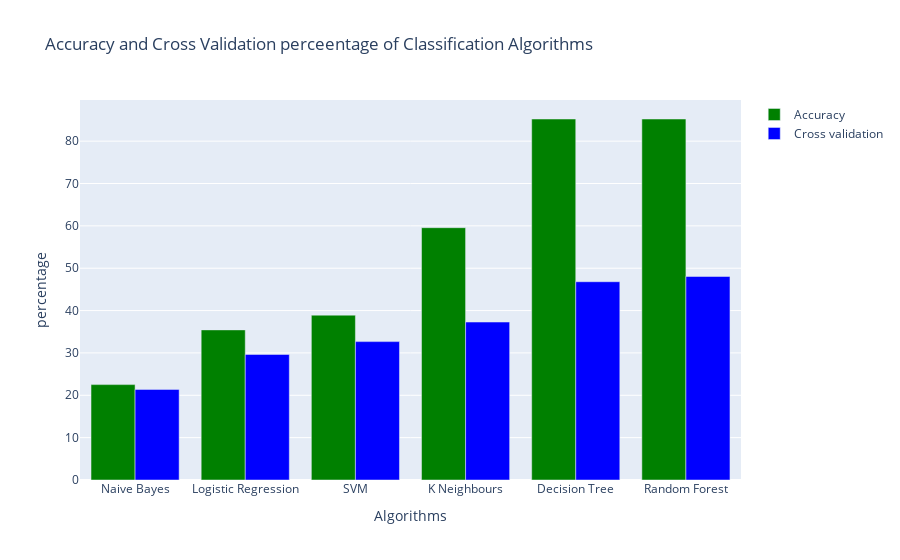

Source (notebook cell):
### Markdown cell above
# Plotting the accuracy and cross validation results obtained by classification algorithm

### Code cell
import plotly.graph_objects as go
from plotly.offline import init_notebook_mode, iplot
labels = [ 'Naive Bayes','Logistic Regression', 'SVM', 'K Neighbours','Decision Tree', 'Random Forest' ]


y = [22.52, 35.44, 38.92, 59.57, 85.23, 85.23]
z = [21.39, 29.64, 32.67, 37.29, 46.81, 48.05]
index = range(1,6)
df =  pd.DataFrame({'Algorithms' : labels,
                                'Accuracy' : y,
                                'Cross validation' : z }, 
                                columns=['Algorithms','Accuracy', 'Cross validation'])
trace1 = go.Bar(x=df['Algorithms'], y=df['Accuracy'],name="Accuracy", marker=dict(color='green'))
trace2 = go.Bar(x=df['Algorithms'], y=df['Cross validation'],name="Cross validation", marker=dict(color='blue'))

# Fill out  data with our traces
data = [trace1, trace2]
# Create layout and specify title, legend and so on


layout = go.Layout(title="Accuracy and Cross Validation perceentage of Classification Algorithms",
                   xaxis=dict(title="Algorithms"),
                   yaxis=dict(title="percentage"), 
                   barmode="group")


# Create figure with all prepared data for plot
fig = go.Figure(data=data, layout=layout)
# Create a plot in your Python script directory with name "bar-chart.html"
iplot(fig)
df

### Figure 1 — Plotly figure (JSON) as saved in the notebook; plotly's stock layout.template omitted (floating-point values rounded to 4 significant figures)
{"data": [{"marker": {"color": "green"}, "name": "Accuracy", "type": "bar", "x": ["Naive Bayes", "Logistic Regression", "SVM", "K Neighbours", "Decision Tree", "Random Forest"], "y": [22.52, 35.44, 38.92, 59.57, 85.23, 85.23]}, {"marker": {"color": "blue"}, "name": "Cross validation", "type": "bar", "x": ["Naive Bayes", "Logistic Regression", "SVM", "K Neighbours", "Decision Tree", "Random Forest"], "y": [21.39, 29.64, 32.67, 37.29, 46.81, 48.05]}], "layout": {"barmode": "group", "title": {"text": "Accuracy and Cross Validation perceentage of Classification Algorithms"}, "xaxis": {"title": {"text": "Algorithms"}}, "yaxis": {"title": {"text": "percentage"}}}}
